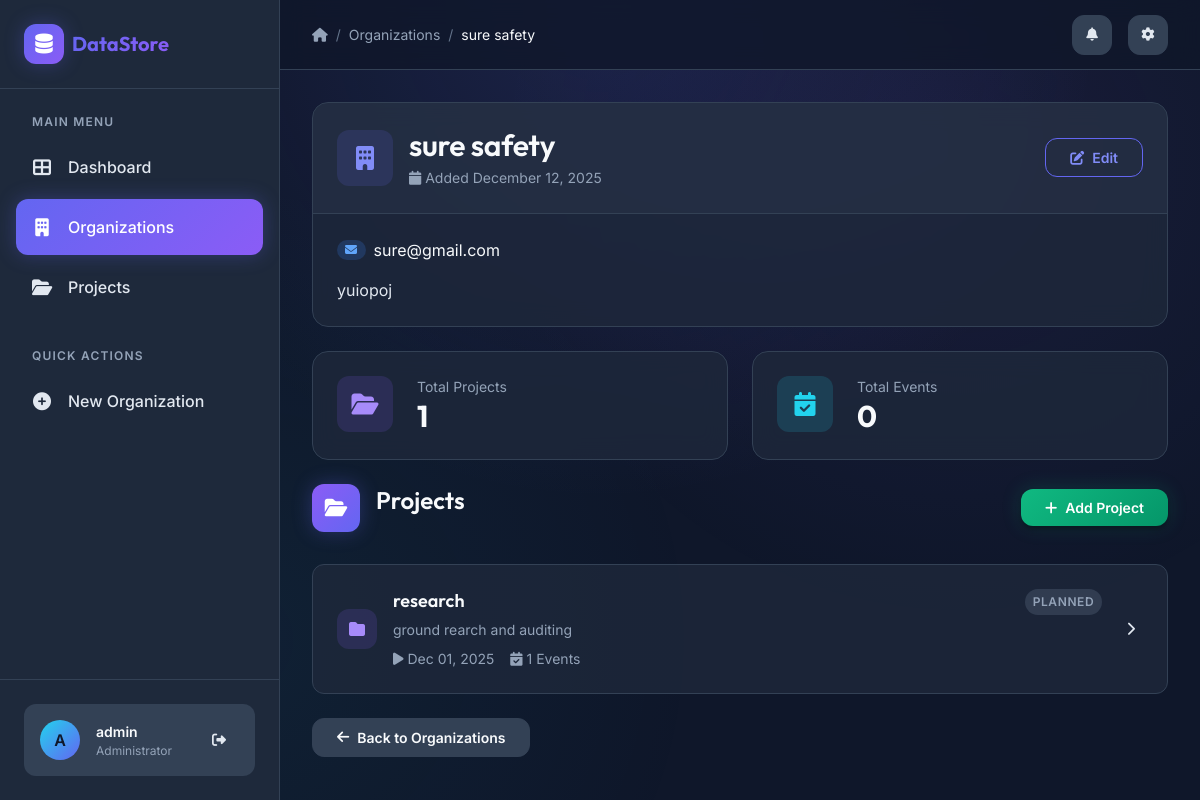
Page /organizations/1/ (signed in) on the committed database.
### apps/organizations/models.py (models this page shows, shortened)
class Organization(models.Model):
    name = models.CharField(max_length=255, unique=True)
    description = models.TextField(blank=True)
    contact_email = models.EmailField(blank=True, null=True)
    created_at = models.DateTimeField(auto_now_add=True)

### apps/projects/models.py (models this page shows, shortened)
class Project(models.Model):
    STATUS_CHOICES = [
        ('ongoing', 'Ongoing'),
        ('completed', 'Completed'),
        ('planned', 'Planned'),
    ]
    organization = models.ForeignKey(Organization, on_delete=models.CASCADE, related_name="projects")
    name = models.CharField(max_length=255)
    description = models.TextField(blank=True)
    status = models.CharField(max_length=20, choices=STATUS_CHOICES, default='planned')
    team_members = models.TextField(blank=True, help_text="Comma separated names")
    start_date = models.DateField(null=True, blank=True)
    end_date = models.DateField(null=True, blank=True)

### apps/organizations/views.py (the view)
# urls.py: path('<int:pk>/', views.organization_detail, name='organization_detail'),
@login_required
def organization_detail(request, pk):
    organization = get_object_or_404(Organization, pk=pk)
    return render(request, 'organizations/detail.html', {'organization': organization})

### apps/organizations/templates/organizations/detail.html (shortened to what this page needs)
{% extends 'base.html' %}
{% block breadcrumb %}
<a href="{% url 'organization_list' %}" class="breadcrumb-item">Organizations</a>
<span class="breadcrumb-separator">/</span>
<span class="breadcrumb-item active">{{ organization.name }}</span>
{% endblock %}
{% block content %}
<div class="card mb-4 animate-fade-in-up">
    <div class="card-header">
        <div class="d-flex align-items-center gap-3">
            <div class="stats-icon primary" style="width: 56px; height: 56px; font-size: 1.5rem;">
                <i class="fas fa-building"></i>
            </div>
            <div>
                <h2 class="mb-0">{{ organization.name }}</h2>
                <span class="text-muted small">
                    <i class="fas fa-calendar me-1"></i>
                    Added {{ organization.created_at|date:"F d, Y" }}
                </span>
            </div>
        </div>
        <a href="{% url 'organization_update' organization.pk %}" class="btn btn-outline-primary">
            <i class="fas fa-edit"></i>
            Edit
        </a>
    </div>
    <div class="card-body">
        {% if organization.contact_email %}
        <div class="d-flex align-items-center gap-2 mb-3">
            <span class="badge badge-info">
                <i class="fas fa-envelope"></i>
            </span>
            <span>{{ organization.contact_email }}</span>
        </div>
        {% endif %}
        {% if organization.description %}
        <p class="mb-0">{{ organization.description }}</p>
        {% else %}
        <p class="text-muted mb-0">No description provided for this organization.</p>
        {% endif %}
    </div>
</div>
<div class="stats-grid mb-4">
    <div class="stats-card animate-fade-in-up stagger-1">
        <div class="stats-icon secondary">
            <i class="fas fa-folder-open"></i>
        </div>
        <div class="stats-content">
            <div class="stats-label">Total Projects</div>
            <div class="stats-value">{{ organization.projects.count }}</div>
        </div>
    </div>
    <div class="stats-card animate-fade-in-up stagger-2">
        <div class="stats-icon accent">
            <i class="fas fa-calendar-check"></i>
        </div>
        <div class="stats-content">
            <div class="stats-label">Total Events</div>
            <div class="stats-value">{{ total_events|default:"0" }}</div>
        </div>
    </div>
</div>
<div class="page-header">
    <div class="page-title">
        <div class="page-title-icon"
            style="background: linear-gradient(135deg, var(--color-secondary) 0%, var(--color-primary) 100%);">
            <i class="fas fa-folder-open"></i>
        </div>
        <h3>Projects</h3>
    </div>
    <a href="{% url 'project_create' organization.pk %}" class="btn btn-success">
        <i class="fas fa-plus"></i>
        Add Project
    </a>
</div>
<div class="list-group animate-fade-in-up">
    {% for project in organization.projects.all %}
    <a href="{% url 'project_detail' project.pk %}" class="list-group-item stagger-{{ forloop.counter }}">
        <div class="stats-icon
            {% if project.status == 'ongoing' %}success
            {% elif project.status == 'completed' %}primary
            {% else %}secondary{% endif %}" style="width: 40px; height: 40px; font-size: 1rem;">
            <i class="fas fa-folder"></i>
        </div>
        <div style="flex: 1;">
            <div class="d-flex justify-content-between align-items-center mb-1">
                <h5 class="mb-0">{{ project.name }}</h5>
                <span class="badge
                    {% if project.status == 'ongoing' %}badge-success
                    {% elif project.status == 'completed' %}badge-primary
                    {% else %}badge-secondary{% endif %}">
                    {{ project.get_status_display }}
                </span>
            </div>
            <p class="text-muted mb-0 small">{{ project.description|truncatewords:20|default:"No description" }}</p>
            <div class="d-flex gap-3 mt-2">
                {% if project.start_date %}
                <span class="text-muted small">
                    <i class="fas fa-play me-1"></i>
                    {{ project.start_date|date:"M d, Y" }}
                </span>
                {% endif %}
                <span class="text-muted small">
                    <i class="fas fa-calendar-check me-1"></i>
                    {{ project.events.count }} Events
                </span>
            </div>
        </div>
        <div class="btn btn-ghost">
            <i class="fas fa-chevron-right"></i>
        </div>
    </a>
    {% endfor %}
</div>
<div class="mt-4">
    <a href="{% url 'organization_list' %}" class="btn btn-secondary">
        <i class="fas fa-arrow-left"></i>
        Back to Organizations
    </a>
</div>
{% endblock %}

### apps/accounts/templates/base.html (shortened to what this page needs)
{% load static %}
<!DOCTYPE html>
<html lang="en">
<head>
    <link rel="stylesheet" href="https://cdnjs.cloudflare.com/ajax/libs/font-awesome/6.4.0/css/all.min.css">
    <link rel="stylesheet" href="{% static 'css/styles.css' %}">
</head>
<body>
    <div class="app-layout">
        <aside class="sidebar" id="sidebar">
            <div class="sidebar-header">
                <div class="sidebar-logo">
                    <div class="sidebar-logo-icon">
                        <i class="fas fa-database"></i>
                    </div>
                    <span class="sidebar-logo-text">DataStore</span>
                </div>
            </div>
            <nav class="sidebar-nav">
                <div class="nav-section">
                    <div class="nav-section-title">Main Menu</div>
                    <a href="{% url 'dashboard' %}"
                        class="nav-link {% if request.resolver_match.url_name == 'dashboard' %}active{% endif %}">
                        <i class="fas fa-th-large"></i>
                        <span>Dashboard</span>
                    </a>
                    <a href="{% url 'organization_list' %}"
                        class="nav-link {% if 'organization' in request.path %}active{% endif %}">
                        <i class="fas fa-building"></i>
                        <span>Organizations</span>
                    </a>
                    <a href="{% url 'project_list' %}"
                        class="nav-link {% if 'project' in request.path %}active{% endif %}">
                        <i class="fas fa-folder-open"></i>
                        <span>Projects</span>
                    </a>
                </div>
                <div class="nav-section">
                    <div class="nav-section-title">Quick Actions</div>
                    <a href="{% url 'organization_create' %}" class="nav-link">
                        <i class="fas fa-plus-circle"></i>
                        <span>New Organization</span>
                    </a>
                </div>
            </nav>
            <div class="sidebar-footer">
                <div class="user-profile">
                    <div class="user-avatar">
                        {{ request.user.username|make_list|first|upper }}
                    </div>
                    <div class="user-info">
                        <div class="user-name">{{ request.user.username }}</div>
                        <div class="user-role">Administrator</div>
                    </div>
                    <a href="{% url 'logout' %}" class="btn btn-ghost btn-icon" title="Logout">
                        <i class="fas fa-sign-out-alt"></i>
                    </a>
                </div>
            </div>
        </aside>
        <main class="main-content">
            <header class="main-header">
                <div class="header-left">
                    <nav class="breadcrumb">
                        <a href="{% url 'dashboard' %}" class="breadcrumb-item">
                            <i class="fas fa-home"></i>
                        </a>
                        <span class="breadcrumb-separator">/</span>
                        {% block breadcrumb %}{% endblock %}
                    </nav>
                </div>
                <div class="header-right">
                    <button class="header-btn" title="Notifications">
                        <i class="fas fa-bell"></i>
                    </button>
                    <button class="header-btn" title="Settings">
                        <i class="fas fa-cog"></i>
                    </button>
                </div>
            </header>
            <div class="page-content animate-fade-in-up">
                {% block content %}
                {% endblock %}
            </div>
        </main>
    </div>
</body>
</html>

### rows in the picture
Organization: name "sure safety", created_at "December 12, 2025", contact_email "sure@gmail.com", description "yuiopoj", projects.count "1"
Project: name "research", status "PLANNED", description "ground rearch and auditing", start_date "Dec 01, 2025", events.count "1"

### other values in the picture
{{ request.user.username|make_list|first|upper }} "A"
{{ request.user.username }} "admin"
{{ total_events|default:"0" }} "0"
